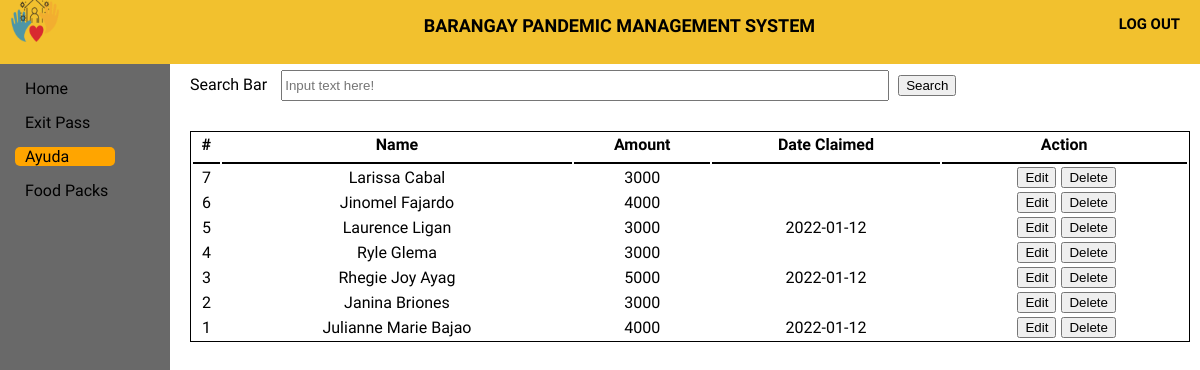
The app's page /Official/Ayuda/aresult.php, older data.
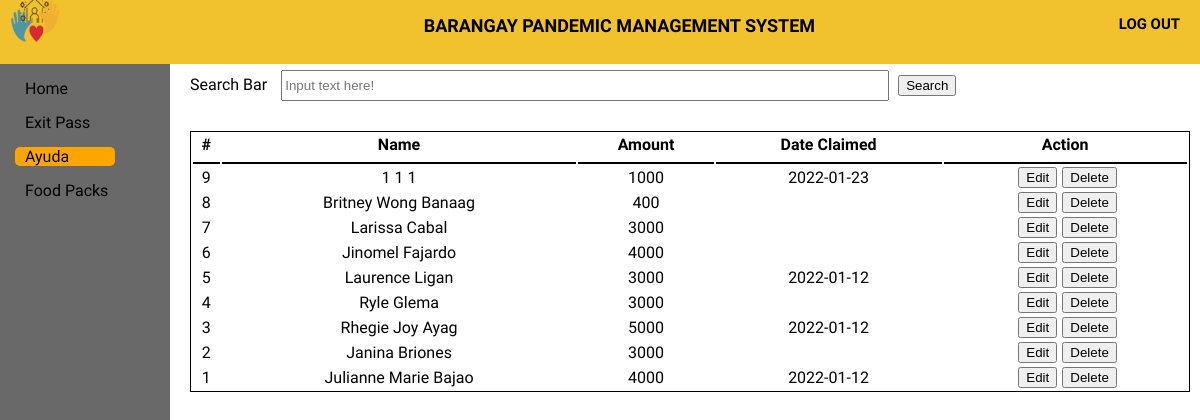
The same page, newer data.
### tables this page shows
CREATE TABLE `ayuda` (
  `ayudaID` int(11) NOT NULL,
  `userID` int(11) NOT NULL,
  `name2` varchar(50) NOT NULL,
  `amount` int(50) NOT NULL,
  `barangay` varchar(50) NOT NULL,
  `date_claimed` varchar(50) NOT NULL
);

### Official/Ayuda/aresult.php (the view, shortened to what this page needs)
<!DOCTYPE html>
<html>
<head>
    <link rel="stylesheet" type="text/css" href="ayuda.css">
</head>
<body>
    <header>
        <div class="log_out">
            <a href="log_out" class="logout_btn"><h5>LOG OUT</h5></a>
        </div>
        <div class="title">
            <h5>BARANGAY PANDEMIC MANAGEMENT SYSTEM</h5>
        </div>
        <div class="logobox">
            <img src="logo1.png" class="logo">
        </div>
    </header>
    <div class="sidebar">
        <a href="../home page/home.html"><span>Home</span></a>
        <a href="../ExitPass/exitpass.php"><span>Exit Pass</span></a>
        <a href="../Ayuda/Ayuda.php" id="main"><span>Ayuda</span></a>
        <a href="../Food pack/Food pack.php"><span>Food Packs</span></a>
    </div>
    <div class="content">
        <form action="aresult.php" method="get">
        <div class="Cheader">
            <label>Search Bar</label>
            <input type="text" name="search" id="searchbar" placeholder="Input text here!">
            <button type="submit" >Search</button>
        </div>
        </form>
    <table class="table1">
        <thead>
        <tr>
            <th>#</th>
            <th>Name</th>
            <th>Amount</th>
            <th>Date Claimed</th>
            <th>Action</th>
        </tr>
        </thead>
<tbody>
                    <?php
                        require_once '../Connection/db_conn.php';
                        $search = $_GET['search'];
                        $query = $conn->query("SELECT * FROM ayuda WHERE userID LIKE '%$search%' OR name2 LIKE '%$search%' ORDER BY ayudaID DESC") or die(mysqli_error());
                        while($fetch = $query->fetch_array()){
                    ?>
                        <tr>
                            <td><?php echo $fetch['ayudaID']?></td>
                            <td><?php echo $fetch['name2']?></td>
                            <td><?php echo $fetch['amount']?></td>
                            <td><?php echo $fetch['date_claimed']?></td>
                            <td><center></a><a href = "edit-ayuda.php?ayudaID=<?php echo $fetch['ayudaID']?>"><i></i><button>Edit</button></a><a onclick = "confirmationDelete(this); return false;" href = "delete-ayuda.php?ayudaID=<?php echo $fetch['ayudaID']?>"><i></i><button> Delete</button></a></center></td>
                        </tr>
                <?php
                    }
                ?>
</body>
</html>

Row changes from the older to the newer data that the page shows:
added ayuda: ayudaID "9", name2 "1 1 1", amount "1000", date_claimed "2022-01-23"
added ayuda: ayudaID "8", name2 "Britney Wong Banaag", amount "400"
